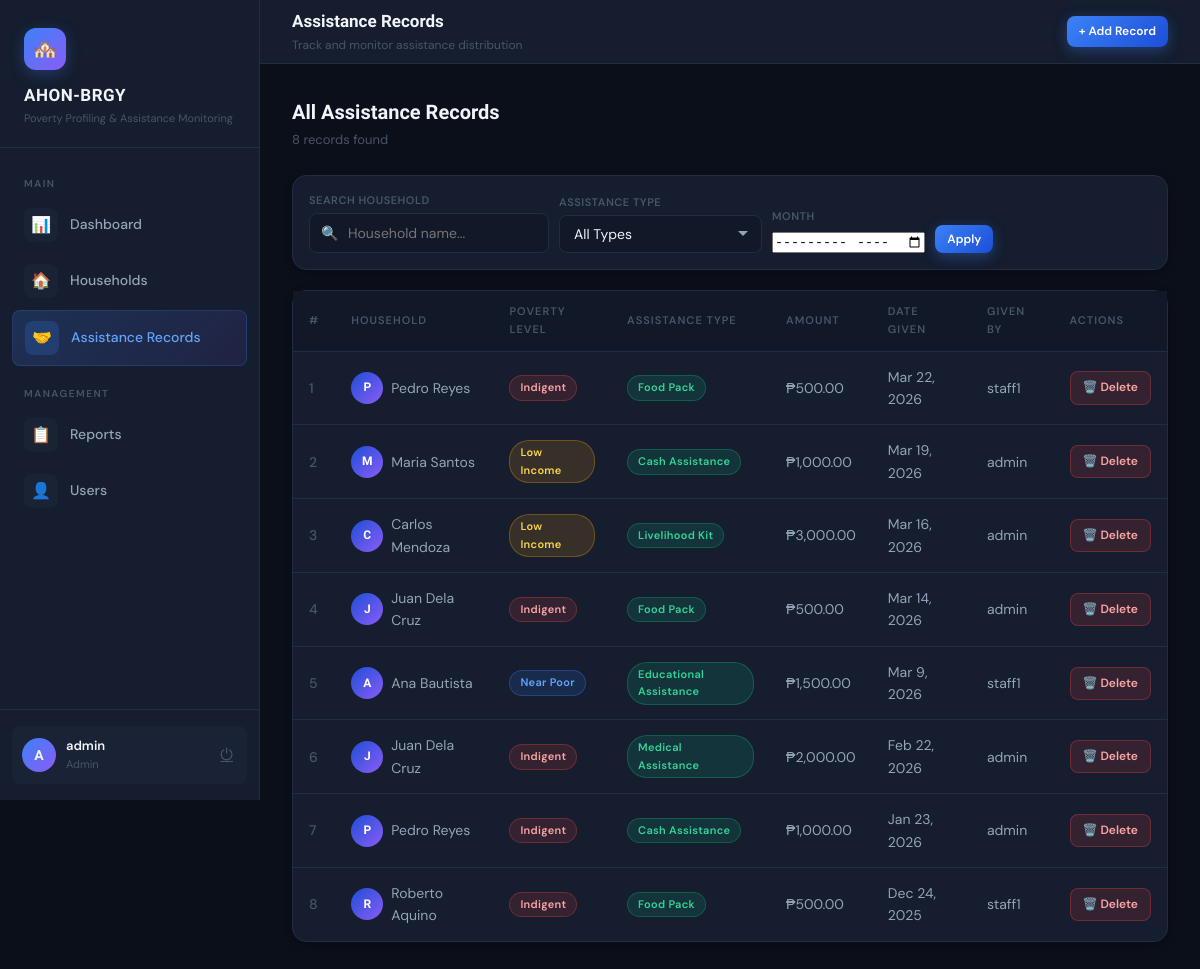
/src/assistance.php (signed in), run on the app's committed database.
### tables this page shows
CREATE TABLE IF NOT EXISTS assistance (
  id               INT AUTO_INCREMENT PRIMARY KEY,
  household_id     INT NOT NULL,
  assistance_type  VARCHAR(100) NOT NULL,
  date_given       DATE NOT NULL,
  given_by         VARCHAR(100),
  amount           DECIMAL(12,2) DEFAULT 0,
  notes            TEXT,
  created_at       TIMESTAMP DEFAULT CURRENT_TIMESTAMP,
  FOREIGN KEY (household_id) REFERENCES households(id) ON DELETE CASCADE
);

CREATE TABLE IF NOT EXISTS households (
  id             INT AUTO_INCREMENT PRIMARY KEY,
  household_head VARCHAR(150) NOT NULL,
  address        VARCHAR(255),
  members        INT DEFAULT 1,
  monthly_income DECIMAL(12,2) DEFAULT 0,
  poverty_level  ENUM('Indigent','Low Income','Near Poor') DEFAULT 'Low Income',
  contact        VARCHAR(20),
  notes          TEXT,
  created_at     TIMESTAMP DEFAULT CURRENT_TIMESTAMP,
  updated_at     TIMESTAMP DEFAULT CURRENT_TIMESTAMP ON UPDATE CURRENT_TIMESTAMP
);

### src/assistance.php (the view, shortened to what this page needs)
<?php
include 'db.php';
$action  = $_GET['action'] ?? 'list';
$aid_types_list = ['Food Pack','Cash Assistance','Medical Assistance','Educational Assistance','Livelihood Kit','Disaster Relief','Senior Citizen Pension','PWD Assistance','Solo Parent Aid','Other'];
$hh_list = $conn->query("SELECT id, household_head FROM households ORDER BY household_head ASC");
$hh_map = [];
while($r = $hh_list->fetch_assoc()) $hh_map[$r['id']] = $r['household_head'];
$pre_hid = intval($_GET['hid'] ?? 0);
$search = trim($_GET['search'] ?? '');
$filter_type = trim($_GET['filter_type'] ?? '');
$filter_month = trim($_GET['filter_month'] ?? '');
$sql = "SELECT a.*, h.household_head, h.poverty_level FROM assistance a JOIN households h ON a.household_id=h.id WHERE 1=1";
$sql .= " ORDER BY a.date_given DESC, a.id DESC";
$rows = $conn->query($sql);
$total = $rows->num_rows;
?>
<!DOCTYPE html>
<html lang="en">
<head>
  <link rel="stylesheet" href="style.css">
</head>
<body>
<div class="layout">
  <?php include 'sidebar.php'; ?>
  <div class="main">
    <header class="topbar">
      <div class="topbar-left">
        <h2>Assistance Records</h2>
        <p>Track and monitor assistance distribution</p>
      </div>
      <div class="topbar-right">
        <a href="assistance.php?action=add" class="btn btn-primary btn-sm">+ Add Record</a>
      </div>
    </header>
    <div class="content">
      <?php if ($action === 'add'): ?>
      <div class="breadcrumb">
        <a href="assistance.php">Assistance</a> › <span>Add Record</span>
      </div>
      <div class="card" style="max-width:600px">
        <div class="section-title">🤝 Record Assistance Given</div>
        <form method="POST" action="assistance.php?action=add">
          <div class="form-grid">
            <div class="form-group span2">
              <label>HOUSEHOLD *</label>
              <select name="household_id" required>
                <option value="">— Select Household —</option>
                <?php foreach($hh_map as $id => $name): ?>
                <option value="<?= $id ?>" <?= $pre_hid===$id?'selected':'' ?>><?= htmlspecialchars($name) ?></option>
                <?php endforeach; ?>
              </select>
            </div>
            <div class="form-group">
              <label>ASSISTANCE TYPE *</label>
              <select name="assistance_type" id="aid-type-select" onchange="toggleCustom(this.value)" required>
                <option value="">— Select Type —</option>
                <?php foreach($aid_types_list as $t): ?>
                <option value="<?= $t ?>"><?= $t ?></option>
                <?php endforeach; ?>
              </select>
            </div>
            <div class="form-group custom-type-wrap" id="custom-type-wrap">
              <label>CUSTOM TYPE</label>
              <input type="text" name="custom_type" placeholder="Specify assistance type">
            </div>
            <div class="form-group">
              <label>DATE GIVEN *</label>
              <input type="date" name="date_given" value="<?= date('Y-m-d') ?>" required>
            </div>
            <div class="form-group">
              <label>AMOUNT / VALUE (₱)</label>
              <input type="number" name="amount" min="0" step="0.01" placeholder="Optional">
            </div>
            <div class="form-group">
              <label>GIVEN BY</label>
              <input type="text" name="given_by" value="<?= htmlspecialchars($_SESSION['user']['username']) ?>">
            </div>
            <div class="form-group span2">
              <label>NOTES</label>
              <textarea name="notes" placeholder="Additional details about this assistance..."></textarea>
            </div>
          </div>
          <div class="alert alert-info" style="margin-top:16px">
            🛡️ <strong>Duplicate check is active.</strong> The system will warn you if this household already received the same type of assistance this month.
          </div>
          <div class="divider"></div>
          <div style="display:flex;gap:10px">
            <button type="submit" class="btn btn-success">✅ Save Record</button>
            <a href="assistance.php" class="btn btn-ghost">Cancel</a>
          </div>
        </form>
      </div>
      <?php else: ?>
      <div class="page-header">
        <div>
          <h3>All Assistance Records</h3>
          <p><?= $total ?> record<?= $total!=1?'s':'' ?> found</p>
        </div>
      </div>
      <div class="card" style="padding:16px;margin-bottom:20px">
        <form method="GET" action="assistance.php" style="display:flex;gap:10px;flex-wrap:wrap;align-items:flex-end">
          <div>
            <label style="display:block;font-size:11px;color:var(--text3);margin-bottom:4px">SEARCH HOUSEHOLD</label>
            <div class="search-bar">
              <span class="search-icon">🔍</span>
              <input type="text" name="search" value="<?= htmlspecialchars($search) ?>" placeholder="Household name...">
            </div>
          </div>
          <div>
            <label style="display:block;font-size:11px;color:var(--text3);margin-bottom:4px">ASSISTANCE TYPE</label>
            <select name="filter_type" style="min-width:160px">
              <option value="">All Types</option>
            </select>
          </div>
          <div>
            <label style="display:block;font-size:11px;color:var(--text3);margin-bottom:4px">MONTH</label>
            <input type="month" name="filter_month" value="<?= $filter_month ?>">
          </div>
          <button type="submit" class="btn btn-primary btn-sm">Apply</button>
        </form>
      </div>
      <div class="card" style="padding:0">
        <?php if ($total === 0): ?>
        <div class="empty-state">
          <div class="empty-icon">🤝</div>
          <h4><?= $search||$filter_type||$filter_month ? 'No results found' : 'No assistance records yet' ?></h4>
          <p><?= $search||$filter_type||$filter_month ? 'Try adjusting your filters.' : 'Start recording assistance given to households.' ?></p>
          <?php if (!$search && !$filter_type && !$filter_month): ?>
          <a href="assistance.php?action=add" class="btn btn-primary" style="margin-top:16px">+ Add Record</a>
          <?php endif; ?>
        </div>
        <?php else: ?>
        <div class="table-wrap">
          <table>
            <thead>
              <tr>
                <th>#</th>
                <th>Household</th>
                <th>Poverty Level</th>
                <th>Assistance Type</th>
                <th>Amount</th>
                <th>Date Given</th>
                <th>Given By</th>
                <th>Actions</th>
              </tr>
            </thead>
            <tbody>
            <?php $i=1; while($r = $rows->fetch_assoc()): ?>
            <tr>
              <td style="color:var(--text3)"><?= $i++ ?></td>
              <td>
                <div style="display:flex;align-items:center;gap:8px">
                  <div class="avatar"><?= strtoupper(substr($r['household_head'],0,1)) ?></div>
                  <?= htmlspecialchars($r['household_head']) ?>
                </div>
              </td>
              <td>
                <?php
                  $bmap = ['Indigent'=>'badge-red','Low Income'=>'badge-amber','Near Poor'=>'badge-blue'];
                  echo '<span class="badge '.($bmap[$r['poverty_level']]??'badge-blue').'">'.$r['poverty_level'].'</span>';
                ?>
              </td>
              <td><span class="badge badge-green"><?= htmlspecialchars($r['assistance_type']) ?></span></td>
              <td><?= $r['amount'] > 0 ? '₱'.number_format($r['amount'],2) : '<span style="color:var(--text3)">—</span>' ?></td>
              <td><?= date('M j, Y', strtotime($r['date_given'])) ?></td>
              <td style="color:var(--text2)"><?= htmlspecialchars($r['given_by']) ?></td>
              <td>
                <a href="assistance.php?action=delete&id=<?= $r['id'] ?>"
                   onclick="return confirm('Delete this assistance record?')"
                   class="btn btn-danger btn-sm">🗑️ Delete</a>
              </td>
            </tr>
            <?php endwhile; ?>
            </tbody>
          </table>
        </div>
        <?php endif; ?>
      </div>
      <?php endif; ?>
    </div>
  </div>
</div>
</body>
</html>

### data on the page
assistance: household.household_head "P", household.household_head "Pedro Reyes", household.poverty_level "Indigent", assistance_type "Food Pack", amount "500.00", date_given "Mar 22, 2026", given_by "staff1"
assistance: household.household_head "M", household.household_head "Maria Santos", household.poverty_level "Low Income", assistance_type "Cash Assistance", amount "1,000.00", date_given "Mar 19, 2026", given_by "admin"
assistance: household.household_head "C", household.household_head "Carlos Mendoza", household.poverty_level "Low Income", assistance_type "Livelihood Kit", amount "3,000.00", date_given "Mar 16, 2026", given_by "admin"
assistance: household.household_head "J", household.household_head "Juan Dela Cruz", household.poverty_level "Indigent", assistance_type "Food Pack", amount "500.00", date_given "Mar 14, 2026", given_by "admin"
assistance: household.household_head "A", household.household_head "Ana Bautista", household.poverty_level "Near Poor", assistance_type "Educational Assistance", amount "1,500.00", date_given "Mar 9, 2026", given_by "staff1"
assistance: household.household_head "J", household.household_head "Juan Dela Cruz", household.poverty_level "Indigent", assistance_type "Medical Assistance", amount "2,000.00", date_given "Feb 22, 2026", given_by "admin"
assistance: household.household_head "P", household.household_head "Pedro Reyes", household.poverty_level "Indigent", assistance_type "Cash Assistance", amount "1,000.00", date_given "Jan 23, 2026", given_by "admin"
assistance: household.household_head "R", household.household_head "Roberto Aquino", household.poverty_level "Indigent", assistance_type "Food Pack", amount "500.00", date_given "Dec 24, 2025", given_by "staff1"

### other printed values
substr($_SESSION['user']['username'] ?? 'U', 0, 1) "A"
$_SESSION['user']['username'] "admin"
$_SESSION['user']['role'] "Admin"
$total "8"
